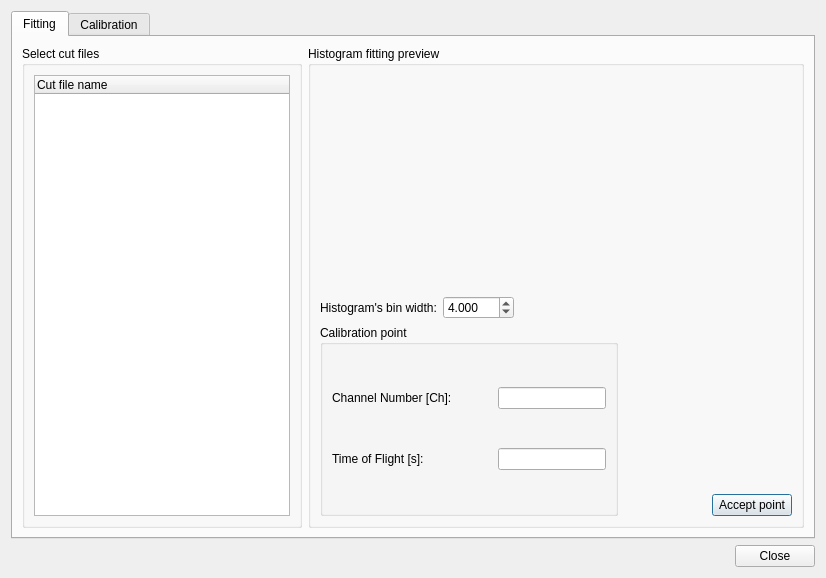
<?xml version="1.0" encoding="UTF-8"?>
<ui version="4.0">
 <class>Dialog</class>
 <widget class="QDialog" name="Dialog">
  <property name="geometry">
   <rect>
    <x>0</x>
    <y>0</y>
    <width>826</width>
    <height>578</height>
   </rect>
  </property>
  <property name="sizePolicy">
   <sizepolicy hsizetype="Preferred" vsizetype="Preferred">
    <horstretch>0</horstretch>
    <verstretch>0</verstretch>
   </sizepolicy>
  </property>
  <property name="minimumSize">
   <size>
    <width>0</width>
    <height>0</height>
   </size>
  </property>
  <property name="maximumSize">
   <size>
    <width>16777215</width>
    <height>16777215</height>
   </size>
  </property>
  <property name="windowTitle">
   <string>Time of Flight Calibration</string>
  </property>
  <layout class="QVBoxLayout" name="verticalLayout_7">
   <item>
    <widget class="QTabWidget" name="tabWidget">
     <property name="currentIndex">
      <number>0</number>
     </property>
     <widget class="QWidget" name="tab_3">
      <attribute name="title">
       <string>Fitting</string>
      </attribute>
      <layout class="QHBoxLayout" name="horizontalLayout_12">
       <item>
        <widget class="QGroupBox" name="groupBox_3">
         <property name="sizePolicy">
          <sizepolicy hsizetype="Maximum" vsizetype="Preferred">
           <horstretch>0</horstretch>
           <verstretch>0</verstretch>
          </sizepolicy>
         </property>
         <property name="maximumSize">
          <size>
           <width>16777215</width>
           <height>16777215</height>
          </size>
         </property>
         <property name="title">
          <string>Select cut files</string>
         </property>
         <layout class="QVBoxLayout" name="verticalLayout_4">
          <item>
           <widget class="QTreeWidget" name="cutFilesTreeWidget">
            <property name="minimumSize">
             <size>
              <width>200</width>
              <height>0</height>
             </size>
            </property>
            <property name="horizontalScrollBarPolicy">
             <enum>Qt::ScrollBarAsNeeded</enum>
            </property>
            <property name="animated">
             <bool>false</bool>
            </property>
            <attribute name="headerCascadingSectionResizes">
             <bool>false</bool>
            </attribute>
            <attribute name="headerDefaultSectionSize">
             <number>100</number>
            </attribute>
            <column>
             <property name="text">
              <string>Cut file name</string>
             </property>
            </column>
           </widget>
          </item>
         </layout>
        </widget>
       </item>
       <item>
        <layout class="QVBoxLayout" name="verticalLayout_10">
         <item>
          <widget class="QGroupBox" name="groupBox_5">
           <property name="title">
            <string>Histogram fitting preview</string>
           </property>
           <layout class="QVBoxLayout" name="verticalLayout_11">
            <item>
             <layout class="QVBoxLayout" name="fittingResultsLayout"/>
            </item>
            <item>
             <spacer name="verticalSpacer">
              <property name="orientation">
               <enum>Qt::Vertical</enum>
              </property>
              <property name="sizeHint" stdset="0">
               <size>
                <width>0</width>
                <height>0</height>
               </size>
              </property>
             </spacer>
            </item>
            <item>
             <layout class="QHBoxLayout" name="horizontalLayout_4">
              <item>
               <layout class="QVBoxLayout" name="verticalLayout_13">
                <item>
                 <layout class="QHBoxLayout" name="horizontalLayout_13">
                  <item>
                   <widget class="QLabel" name="label">
                    <property name="text">
                     <string>Histogram's bin width:</string>
                    </property>
                   </widget>
                  </item>
                  <item>
                   <widget class="QDoubleSpinBox" name="binWidthSpinBox">
                    <property name="decimals">
                     <number>3</number>
                    </property>
                    <property name="maximum">
                     <double>315.000000000000000</double>
                    </property>
                    <property name="singleStep">
                     <double>0.100000000000000</double>
                    </property>
                    <property name="value">
                     <double>4.000000000000000</double>
                    </property>
                   </widget>
                  </item>
                  <item>
                   <spacer name="horizontalSpacer_11">
                    <property name="orientation">
                     <enum>Qt::Horizontal</enum>
                    </property>
                    <property name="sizeHint" stdset="0">
                     <size>
                      <width>40</width>
                      <height>20</height>
                     </size>
                    </property>
                   </spacer>
                  </item>
                 </layout>
                </item>
                <item>
                 <widget class="QGroupBox" name="groupBox_4">
                  <property name="title">
                   <string>Calibration point</string>
                  </property>
                  <layout class="QVBoxLayout" name="verticalLayout_8">
                   <item>
                    <layout class="QHBoxLayout" name="horizontalLayout_3">
                     <item>
                      <widget class="QLabel" name="slopeLabel_3">
                       <property name="text">
                        <string>Channel Number [Ch]:</string>
                       </property>
                      </widget>
                     </item>
                     <item>
                      <spacer name="horizontalSpacer_3">
                       <property name="orientation">
                        <enum>Qt::Horizontal</enum>
                       </property>
                       <property name="sizeHint" stdset="0">
                        <size>
                         <width>40</width>
                         <height>20</height>
                        </size>
                       </property>
                      </spacer>
                     </item>
                     <item>
                      <widget class="QLineEdit" name="tofChannelLineEdit"/>
                     </item>
                    </layout>
                   </item>
                   <item>
                    <layout class="QHBoxLayout" name="horizontalLayout_7">
                     <item>
                      <widget class="QLabel" name="offsetLabel_3">
                       <property name="text">
                        <string>Time of Flight [s]:</string>
                       </property>
                      </widget>
                     </item>
                     <item>
                      <spacer name="horizontalSpacer_6">
                       <property name="orientation">
                        <enum>Qt::Horizontal</enum>
                       </property>
                       <property name="sizeHint" stdset="0">
                        <size>
                         <width>40</width>
                         <height>20</height>
                        </size>
                       </property>
                      </spacer>
                     </item>
                     <item>
                      <widget class="QLineEdit" name="tofSecondsLineEdit">
                       <property name="readOnly">
                        <bool>true</bool>
                       </property>
                      </widget>
                     </item>
                    </layout>
                   </item>
                  </layout>
                  <zorder></zorder>
                 </widget>
                </item>
               </layout>
              </item>
              <item>
               <spacer name="horizontalSpacer_2">
                <property name="orientation">
                 <enum>Qt::Horizontal</enum>
                </property>
                <property name="sizeHint" stdset="0">
                 <size>
                  <width>0</width>
                  <height>0</height>
                 </size>
                </property>
               </spacer>
              </item>
              <item>
               <layout class="QVBoxLayout" name="verticalLayout_3">
                <item>
                 <spacer name="verticalSpacer_2">
                  <property name="orientation">
                   <enum>Qt::Vertical</enum>
                  </property>
                  <property name="sizeType">
                   <enum>QSizePolicy::Expanding</enum>
                  </property>
                  <property name="sizeHint" stdset="0">
                   <size>
                    <width>0</width>
                    <height>0</height>
                   </size>
                  </property>
                 </spacer>
                </item>
                <item>
                 <layout class="QHBoxLayout" name="horizontalLayout_10">
                  <item>
                   <widget class="QLabel" name="acceptPointLabel">
                    <property name="text">
                     <string/>
                    </property>
                   </widget>
                  </item>
                  <item>
                   <widget class="QPushButton" name="acceptPointButton">
                    <property name="sizePolicy">
                     <sizepolicy hsizetype="Minimum" vsizetype="Fixed">
                      <horstretch>0</horstretch>
                      <verstretch>0</verstretch>
                     </sizepolicy>
                    </property>
                    <property name="text">
                     <string>Accept point</string>
                    </property>
                   </widget>
                  </item>
                 </layout>
                </item>
               </layout>
              </item>
             </layout>
            </item>
           </layout>
          </widget>
         </item>
        </layout>
       </item>
      </layout>
     </widget>
     <widget class="QWidget" name="calibrationTab_2">
      <attribute name="title">
       <string>Calibration</string>
      </attribute>
      <layout class="QHBoxLayout" name="horizontalLayout_5">
       <item>
        <layout class="QVBoxLayout" name="verticalLayout_5">
         <item>
          <widget class="QGroupBox" name="groupBox">
           <property name="sizePolicy">
            <sizepolicy hsizetype="Preferred" vsizetype="Preferred">
             <horstretch>0</horstretch>
             <verstretch>0</verstretch>
            </sizepolicy>
           </property>
           <property name="minimumSize">
            <size>
             <width>0</width>
             <height>0</height>
            </size>
           </property>
           <property name="maximumSize">
            <size>
             <width>16777215</width>
             <height>16777215</height>
            </size>
           </property>
           <property name="title">
            <string>Select accepted points</string>
           </property>
           <layout class="QVBoxLayout" name="verticalLayout">
            <item>
             <layout class="QHBoxLayout" name="horizontalLayout_2">
              <item>
               <widget class="QPushButton" name="removePointButton">
                <property name="text">
                 <string>Remove</string>
                </property>
               </widget>
              </item>
              <item>
               <spacer name="horizontalSpacer">
                <property name="orientation">
                 <enum>Qt::Horizontal</enum>
                </property>
                <property name="sizeHint" stdset="0">
                 <size>
                  <width>40</width>
                  <height>20</height>
                 </size>
                </property>
               </spacer>
              </item>
             </layout>
            </item>
            <item>
             <widget class="QTreeWidget" name="pointsTreeWidget">
              <property name="selectionMode">
               <enum>QAbstractItemView::MultiSelection</enum>
              </property>
              <column>
               <property name="text">
                <string>Point</string>
               </property>
              </column>
             </widget>
            </item>
           </layout>
          </widget>
         </item>
        </layout>
       </item>
       <item>
        <layout class="QVBoxLayout" name="verticalLayout_6">
         <item>
          <widget class="QGroupBox" name="groupBox_2">
           <property name="title">
            <string>Time of Flight calibration result</string>
           </property>
           <layout class="QVBoxLayout" name="verticalLayout_2">
            <item>
             <layout class="QVBoxLayout" name="calibrationResultsLayout"/>
            </item>
            <item>
             <spacer name="verticalSpacer_4">
              <property name="orientation">
               <enum>Qt::Vertical</enum>
              </property>
              <property name="sizeHint" stdset="0">
               <size>
                <width>0</width>
                <height>0</height>
               </size>
              </property>
             </spacer>
            </item>
            <item>
             <layout class="QHBoxLayout" name="horizontalLayout">
              <item>
               <widget class="QGroupBox" name="groupBox_6">
                <property name="title">
                 <string>Calibration results</string>
                </property>
                <layout class="QVBoxLayout" name="verticalLayout_12">
                 <item>
                  <layout class="QHBoxLayout" name="horizontalLayout_8">
                   <item>
                    <widget class="QLabel" name="slopeLabel">
                     <property name="text">
                      <string>Slope [s/Ch]:</string>
                     </property>
                    </widget>
                   </item>
                   <item>
                    <spacer name="horizontalSpacer_7">
                     <property name="orientation">
                      <enum>Qt::Horizontal</enum>
                     </property>
                     <property name="sizeHint" stdset="0">
                      <size>
                       <width>40</width>
                       <height>20</height>
                      </size>
                     </property>
                    </spacer>
                   </item>
                   <item>
                    <widget class="QLineEdit" name="slopeLineEdit">
                     <property name="readOnly">
                      <bool>true</bool>
                     </property>
                    </widget>
                   </item>
                  </layout>
                 </item>
                 <item>
                  <layout class="QHBoxLayout" name="horizontalLayout_9">
                   <item>
                    <widget class="QLabel" name="offsetLabel">
                     <property name="text">
                      <string>Offset [s]:</string>
                     </property>
                    </widget>
                   </item>
                   <item>
                    <spacer name="horizontalSpacer_8">
                     <property name="orientation">
                      <enum>Qt::Horizontal</enum>
                     </property>
                     <property name="sizeHint" stdset="0">
                      <size>
                       <width>40</width>
                       <height>20</height>
                      </size>
                     </property>
                    </spacer>
                   </item>
                   <item>
                    <widget class="QLineEdit" name="offsetLineEdit">
                     <property name="readOnly">
                      <bool>true</bool>
                     </property>
                    </widget>
                   </item>
                  </layout>
                 </item>
                </layout>
               </widget>
              </item>
              <item>
               <spacer name="horizontalSpacer_4">
                <property name="orientation">
                 <enum>Qt::Horizontal</enum>
                </property>
                <property name="sizeHint" stdset="0">
                 <size>
                  <width>1</width>
                  <height>1</height>
                 </size>
                </property>
               </spacer>
              </item>
              <item>
               <layout class="QVBoxLayout" name="verticalLayout_9">
                <item>
                 <spacer name="verticalSpacer_3">
                  <property name="orientation">
                   <enum>Qt::Vertical</enum>
                  </property>
                  <property name="sizeHint" stdset="0">
                   <size>
                    <width>20</width>
                    <height>40</height>
                   </size>
                  </property>
                 </spacer>
                </item>
                <item>
                 <layout class="QHBoxLayout" name="horizontalLayout_11">
                  <item>
                   <widget class="QLabel" name="acceptCalibrationLabel">
                    <property name="text">
                     <string/>
                    </property>
                   </widget>
                  </item>
                  <item>
                   <widget class="QPushButton" name="acceptCalibrationButton">
                    <property name="enabled">
                     <bool>false</bool>
                    </property>
                    <property name="text">
                     <string>Accept calibration</string>
                    </property>
                   </widget>
                  </item>
                 </layout>
                </item>
               </layout>
              </item>
             </layout>
            </item>
           </layout>
          </widget>
         </item>
        </layout>
       </item>
      </layout>
     </widget>
    </widget>
   </item>
   <item>
    <layout class="QHBoxLayout" name="horizontalLayout_6">
     <item>
      <spacer name="horizontalSpacer_5">
       <property name="orientation">
        <enum>Qt::Horizontal</enum>
       </property>
       <property name="sizeHint" stdset="0">
        <size>
         <width>40</width>
         <height>20</height>
        </size>
       </property>
      </spacer>
     </item>
     <item>
      <widget class="QPushButton" name="cancelButton">
       <property name="text">
        <string>Close</string>
       </property>
      </widget>
     </item>
    </layout>
   </item>
  </layout>
 </widget>
 <tabstops>
  <tabstop>cutFilesTreeWidget</tabstop>
  <tabstop>binWidthSpinBox</tabstop>
  <tabstop>tofChannelLineEdit</tabstop>
  <tabstop>tofSecondsLineEdit</tabstop>
  <tabstop>acceptPointButton</tabstop>
  <tabstop>tabWidget</tabstop>
  <tabstop>removePointButton</tabstop>
  <tabstop>pointsTreeWidget</tabstop>
  <tabstop>slopeLineEdit</tabstop>
  <tabstop>offsetLineEdit</tabstop>
  <tabstop>acceptCalibrationButton</tabstop>
  <tabstop>cancelButton</tabstop>
 </tabstops>
 <resources/>
 <connections/>
</ui>
